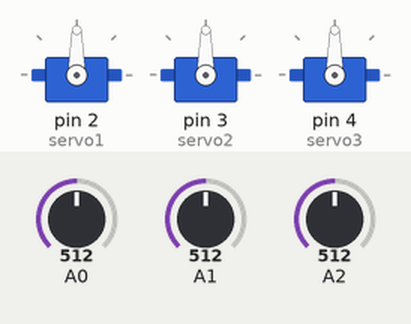
The sketch below on a simulated Arduino Uno, built with avr-gcc and run on an emulated ATmega328P. Shown: 3 × servo. The test bench sets the inputs (shaded band); at power-on: A0 = 512, A1 = 512, A2 = 512.

Above: at 1.3 s.
1.4 s: A0 set to 716
At 2.1 s:
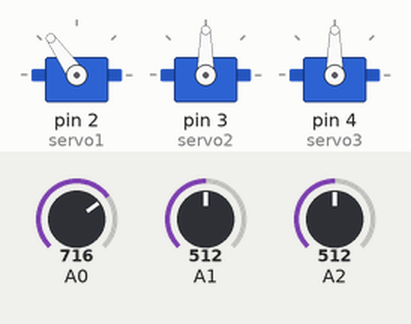
3.0 s: A1 set to 716
At 3.3 s:
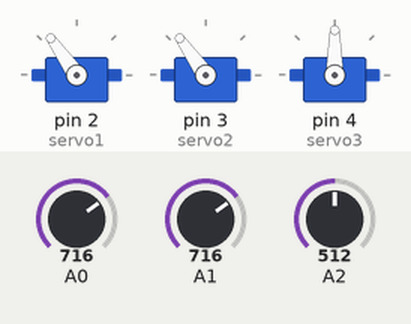
4.5 s: A2 set to 716
At 5.7 s:
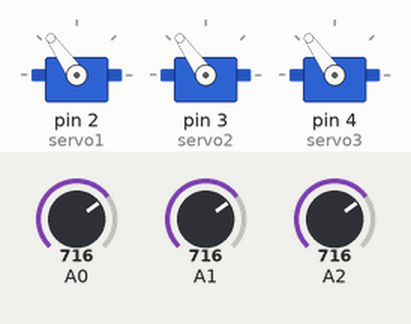
6.0 s: A0 set to 900
At 6.9 s:
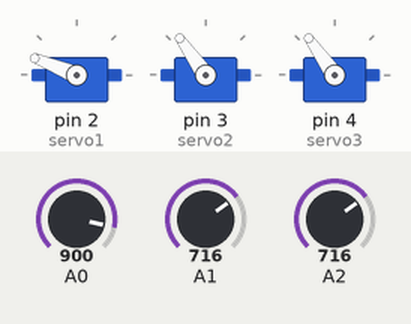
7.5 s: A1 set to 900
At 8.1 s:
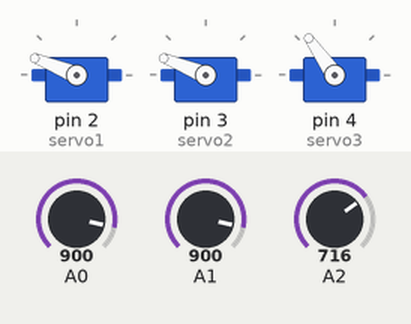
9.0 s: A2 set to 900
At 9.4 s:
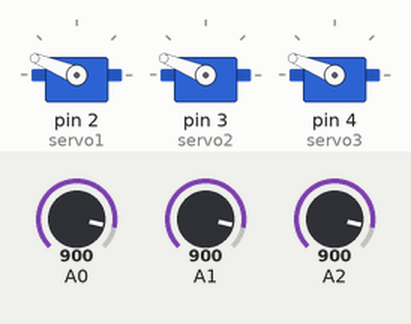
Timing chart, 0 to 11.5 s (numbered marks = the images above; inputs shaded):
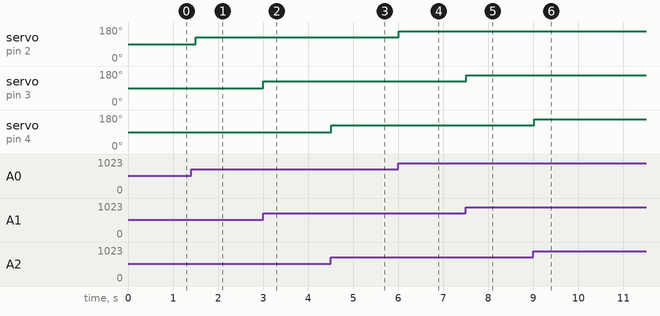

The sketch:

robotics.ino
```cpp
#include <Servo.h>

// Define our servos
Servo servo1;
Servo servo2;
Servo servo3;


void setup() {

  Serial.begin(9600);

  servo1.attach(2);
  servo2.attach(3);
  servo3.attach(4);


}
void loop()
{
  int sign1 = analogRead(0);
  int sign2 = analogRead(1);
  int sign3 = analogRead(2);
  //  Serial.print(sign);

  int  angle1 = map(sign1,0,1023,0,180);
  servo1.write(angle1);


  int  angle2 = map(sign2,0,1023,0,180);
  servo2.write(angle2);


  int  angle3 = map(sign3,0,1023,0,180);
  servo3.write(angle3);
  delay(500);
//for(int angle =0;angle<180;angle++)
//  {
//    servo1.write(angle);
//    servo2.write(angle);
//    servo3.write(angle);
//    delay(50);
//  }
//  delay(2000);
}
```

Measured:
- after the input at 1.4 s, servo on pin 2 (servo1): 90° → 125° after 0.10 s
- after the input at 3.0 s, servo on pin 3 (servo2): 90° → 125° at once
- after the input at 4.5 s, servo on pin 4 (servo3): 90° → 125° at once
- after the input at 6.0 s, servo on pin 2 (servo1): 125° → 158° at once
- after the input at 7.5 s, servo on pin 3 (servo2): 125° → 158° at once
- after the input at 9.0 s, servo on pin 4 (servo3): 125° → 158° at once
